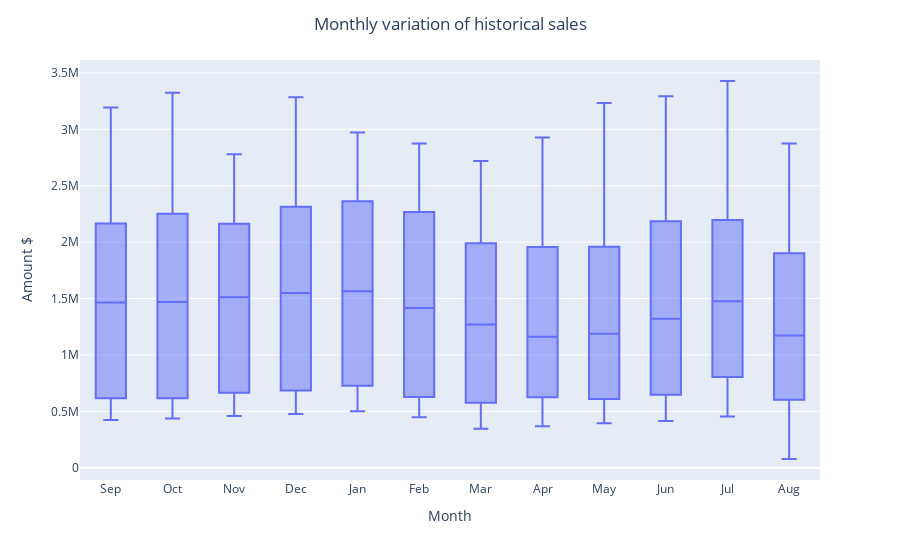

Source (notebook cell):
### Markdown cell above
## Box plot

### Code cell
fig = px.box(df1, x="Month", y="Sales")
fig.update_layout(title='Monthly variation of historical sales',xaxis_title='Month',yaxis_title="Amount $", title_x=0.5)
fig.show()

### Figure 1 — Plotly figure (JSON) as saved in the notebook; plotly's stock layout.template omitted (floating-point values rounded to 4 significant figures; data arrays with more than 128 entries replaced by an {"elided": "..."} marker saying what was removed)
{"data": [{"alignmentgroup": "True", "hovertemplate": "Month=%{x}<br>Sales=%{y}<extra></extra>", "legendgroup": "", "marker": {"color": "#636efa"}, "name": "", "notched": false, "offsetgroup": "", "orientation": "v", "showlegend": false, "type": "box", "x": {"elided": "875 str values"}, "x0": " ", "xaxis": "x", "y": {"elided": "875 float values"}, "y0": " ", "yaxis": "y"}], "layout": {"boxmode": "group", "legend": {"tracegroupgap": 0}, "margin": {"t": 60}, "title": {"text": "Monthly variation of historical sales", "x": 0.5}, "xaxis": {"anchor": "y", "domain": [0, 1], "title": {"text": "Month"}}, "yaxis": {"anchor": "x", "domain": [0, 1], "title": {"text": "Amount $"}}}}
